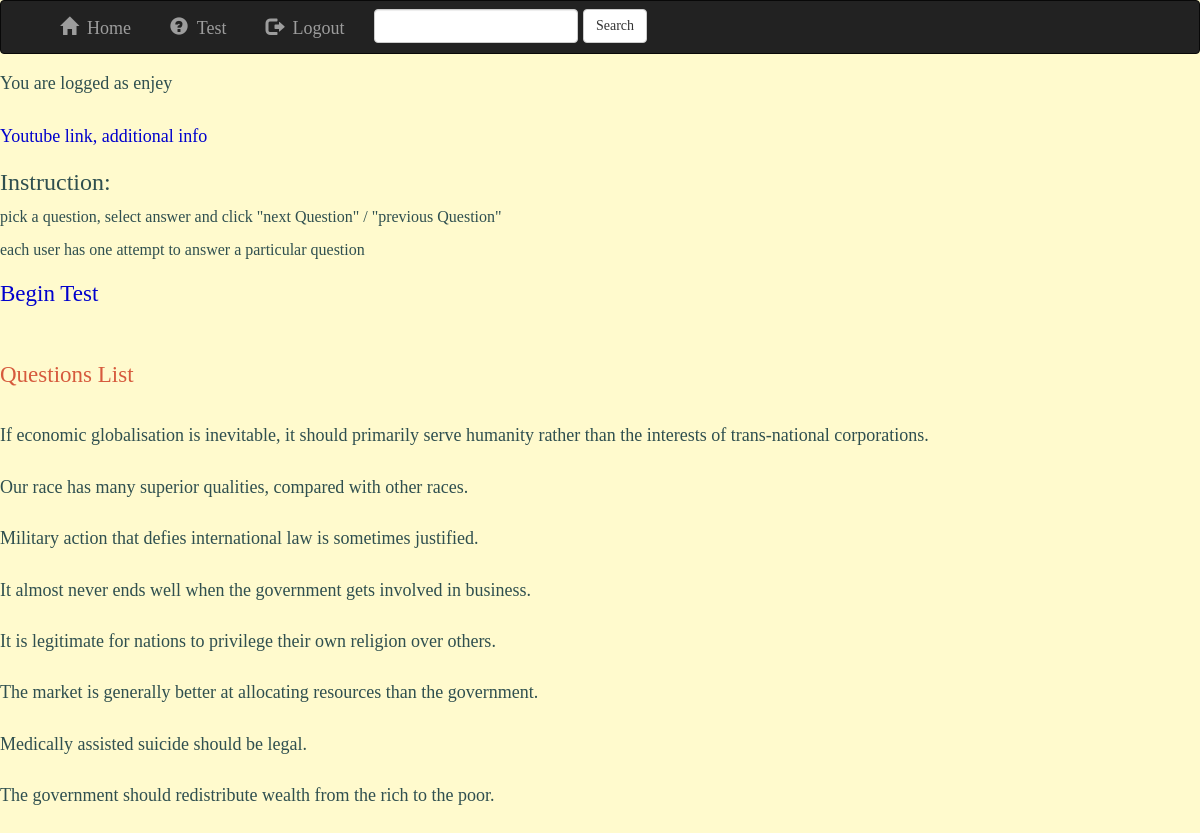
Screenshot of /ptest/ (signed in) with the database file from the repository.
### ptest/models.py (models this page shows, shortened)
class Question(models.Model):
    question = models.TextField()
    description = models.CharField(max_length=500, blank=True)

### ptest/views.py (the view)
class QuestionListView(ListView):
    model = Question

### ptest/Templates/ptest/question_list.html (shortened to what this page needs)
{% extends 'person/base.html' %}
{% block body %}
{% load i18n %}
<a href="https://www.youtube.com/watch?v=j_k_k-bHigM" target="_blank" > Youtube link, additional info</a>
 {% if user.is_authenticated %}
     <h3>Instruction:</h3>
    <p>pick a question, select answer and click "next Question" / "previous Question"</p>
    <p>each user has one attempt to answer a particular question</p>
     <h2><a href="{% url 'ptest:detail' 1 %}">Begin Test</a></h2><br>
     <h2>{% trans "Questions List" %}</h2><br>
    <ol>
        {% for question in question_list.all %}
        <li>{{question.question}}</li><br>
        {% endfor %}
    </ol>
{% else %}
    <h1>Please, <a href="{% url 'person:login' %}" > Login</a> to begin test<h1>
{% endif %}
{% endblock %}

### person/templates/person/base.html (shortened to what this page needs)
<!DOCTYPE html>
{% load staticfiles %}
<html lang="en">
<head>
    {% load staticfiles %}
    <link rel="stylesheet" href="https://maxcdn.bootstrapcdn.com/bootstrap/3.1.0/css/bootstrap.min.css">
    <link rel="stylesheet" type="text/css" href="{% static '../static/css/style.css' %}"/>
</head>
<body>
<nav class="navbar navbar-inverse">
    <div class="container">
        <div class="collapse navbar-collapse" id="topNavBar">
            <ul class="nav navbar-nav">
                <li class="{% block home %}{% endblock %}"><a href="{% url 'person:home' %}"><span class="glyphicon glyphicon-home" aria-hidden="true"></span>&nbsp; Home&nbsp;&nbsp;</a>
                </li>
            <li class="{% block test %}{% endblock %}"><a href="{% url 'ptest:list' %}"><span class="glyphicon glyphicon-question-sign" aria-hidden="true"></span>&nbsp; Test&nbsp;&nbsp;</a>
             {% if user.is_authenticated %}
                <li><a href="{% url 'person:logout' %}"><span class="glyphicon glyphicon-log-out" aria-hidden="true"></span>&nbsp; Logout</a></li>
             {% else %}
                <li><a href="{% url 'person:register' %}"><span class="glyphicon glyphicon-registration-mark" aria-hidden="true"></span>&nbsp; Register</a></li>
                <li><a href="{% url 'person:login' %}"><span class="glyphicon glyphicon-log-in" aria-hidden="true"></span>&nbsp; Login</a></li>
             {% endif %}
            </ul>
         <form class="navbar-form navbar-left" role="search" method="get" action="{% url 'person:home' %}">
                <div class="form-group">
                    <input type="text" class="form-control" name="q" value="{{ request.GET.q }}">
                </div>
                <button type="submit" class="btn btn-default">Search</button>
            </form>
        </div>
    </div>
</nav>
<h4>
{% if user.is_authenticated %} You are logged as {{ user.username }}{% else %}You are not logged in{% endif %}<br><br>
</h4>
{% block body %}
{% endblock %}
</body>
</html>

### static/css/style.css (style rules this page uses)
* { padding:0; margin:0; }
body { font-family: 'Rokkitt', serif; font-size:18px; background:lemonchiffon; color:darkslategrey; }
h2 { font-family: 'Rokkitt', cursive; font-size:23px; color:#d65a3d; font-weight:normal; }
p { font-family: 'Lobster Two', serif; font-size:16px; color:darkslategrey; font-weight:normal; }
a { text-decoration:fuchsia; font-family: 'Rokkitt', cursive; color:mediumblue; }

### rows the page displays
Question: question "If economic globalisation is inevitable, it should primarily serve humanity rather than the interests of trans-national corporations."
Question: question "Our race has many superior qualities, compared with other races."
Question: question "Military action that defies international law is sometimes justified."
Question: question "It almost never ends well when the government gets involved in business."
Question: question "It is legitimate for nations to privilege their own religion over others."
Question: question "The market is generally better at allocating resources than the government."
Question: question "Medically assisted suicide should be legal."
Question: question "The government should redistribute wealth from the rich to the poor."

### other values shown
{{ user.username }} "enjey"
